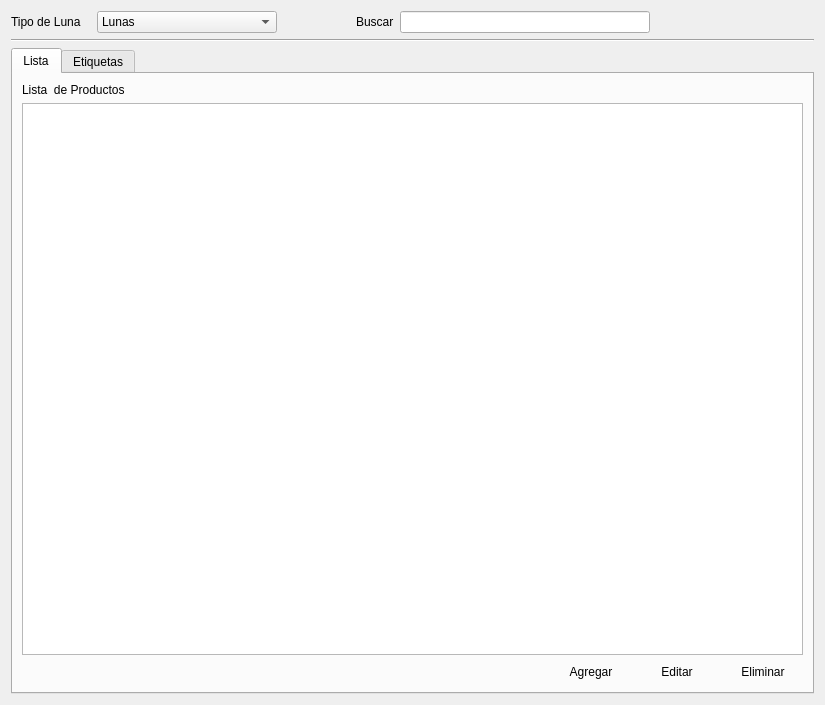
<?xml version="1.0" encoding="UTF-8"?>
<ui version="4.0">
 <class>ui_producto</class>
 <widget class="QWidget" name="ui_producto">
  <property name="geometry">
   <rect>
    <x>0</x>
    <y>0</y>
    <width>825</width>
    <height>705</height>
   </rect>
  </property>
  <property name="windowTitle">
   <string>Form</string>
  </property>
  <layout class="QGridLayout" name="gridLayout_21">
   <item row="1" column="0">
    <widget class="Line" name="line_2">
     <property name="orientation">
      <enum>Qt::Horizontal</enum>
     </property>
    </widget>
   </item>
   <item row="0" column="0">
    <layout class="QGridLayout" name="gridLayout_15">
     <item row="0" column="4">
      <spacer name="horizontalSpacer_8">
       <property name="orientation">
        <enum>Qt::Horizontal</enum>
       </property>
       <property name="sizeHint" stdset="0">
        <size>
         <width>40</width>
         <height>20</height>
        </size>
       </property>
      </spacer>
     </item>
     <item row="0" column="2">
      <spacer name="horizontalSpacer_7">
       <property name="orientation">
        <enum>Qt::Horizontal</enum>
       </property>
       <property name="sizeHint" stdset="0">
        <size>
         <width>11</width>
         <height>11</height>
        </size>
       </property>
      </spacer>
     </item>
     <item row="0" column="1">
      <widget class="QComboBox" name="comboBox_tipoProducto">
       <property name="minimumSize">
        <size>
         <width>180</width>
         <height>0</height>
        </size>
       </property>
       <item>
        <property name="text">
         <string>Lunas</string>
        </property>
       </item>
       <item>
        <property name="text">
         <string>Monturas</string>
        </property>
       </item>
       <item>
        <property name="text">
         <string>Lentes de Contacto</string>
        </property>
       </item>
       <item>
        <property name="text">
         <string>Otros</string>
        </property>
       </item>
      </widget>
     </item>
     <item row="0" column="0">
      <widget class="QLabel" name="label_5">
       <property name="text">
        <string>Tipo de Luna   </string>
       </property>
      </widget>
     </item>
     <item row="0" column="3">
      <layout class="QGridLayout" name="gridLayout_16">
       <item row="0" column="0">
        <widget class="QLabel" name="label_4">
         <property name="text">
          <string>Buscar</string>
         </property>
        </widget>
       </item>
       <item row="0" column="1">
        <widget class="QLineEdit" name="lineEdit_buscar">
         <property name="minimumSize">
          <size>
           <width>250</width>
           <height>0</height>
          </size>
         </property>
         <property name="maximumSize">
          <size>
           <width>250</width>
           <height>16777215</height>
          </size>
         </property>
        </widget>
       </item>
       <item row="0" column="2">
        <widget class="QPushButton" name="pushButton_buscar">
         <property name="sizePolicy">
          <sizepolicy hsizetype="Minimum" vsizetype="Fixed">
           <horstretch>0</horstretch>
           <verstretch>0</verstretch>
          </sizepolicy>
         </property>
         <property name="text">
          <string/>
         </property>
         <property name="icon">
          <iconset resource="../Icons/Icons.qrc">
           <normaloff>:/Icons/1349716430_zoom.png</normaloff>:/Icons/1349716430_zoom.png</iconset>
         </property>
         <property name="flat">
          <bool>true</bool>
         </property>
        </widget>
       </item>
       <item row="0" column="3">
        <widget class="QPushButton" name="pushButton_busquedaAvanzada">
         <property name="text">
          <string/>
         </property>
         <property name="icon">
          <iconset resource="../Icons/Icons.qrc">
           <normaloff>:/Icons/1349716435_cog.png</normaloff>:/Icons/1349716435_cog.png</iconset>
         </property>
         <property name="flat">
          <bool>true</bool>
         </property>
        </widget>
       </item>
      </layout>
     </item>
    </layout>
   </item>
   <item row="2" column="0">
    <widget class="QTabWidget" name="tabWidget">
     <property name="currentIndex">
      <number>0</number>
     </property>
     <widget class="QWidget" name="Tab1_2">
      <attribute name="title">
       <string>Lista</string>
      </attribute>
      <layout class="QGridLayout" name="gridLayout_17">
       <item row="1" column="0">
        <widget class="QTableView" name="tableView_productos">
         <property name="selectionMode">
          <enum>QAbstractItemView::SingleSelection</enum>
         </property>
         <property name="selectionBehavior">
          <enum>QAbstractItemView::SelectRows</enum>
         </property>
         <attribute name="horizontalHeaderDefaultSectionSize">
          <number>130</number>
         </attribute>
        </widget>
       </item>
       <item row="2" column="0">
        <layout class="QGridLayout" name="gridLayout_4">
         <item row="0" column="2">
          <widget class="QPushButton" name="pushButton_editar">
           <property name="sizePolicy">
            <sizepolicy hsizetype="Fixed" vsizetype="Fixed">
             <horstretch>0</horstretch>
             <verstretch>0</verstretch>
            </sizepolicy>
           </property>
           <property name="text">
            <string>Editar</string>
           </property>
           <property name="icon">
            <iconset resource="../Icons/Icons.qrc">
             <normaloff>:/Icons/1349716425_doc_edit.png</normaloff>:/Icons/1349716425_doc_edit.png</iconset>
           </property>
           <property name="shortcut">
            <string>Ctrl+E</string>
           </property>
           <property name="flat">
            <bool>true</bool>
           </property>
          </widget>
         </item>
         <item row="0" column="3">
          <widget class="QPushButton" name="pushButton_eliminar">
           <property name="sizePolicy">
            <sizepolicy hsizetype="Fixed" vsizetype="Fixed">
             <horstretch>0</horstretch>
             <verstretch>0</verstretch>
            </sizepolicy>
           </property>
           <property name="text">
            <string>Eliminar</string>
           </property>
           <property name="icon">
            <iconset resource="../Icons/Icons.qrc">
             <normaloff>:/Icons/1349716432_round_minus.png</normaloff>:/Icons/1349716432_round_minus.png</iconset>
           </property>
           <property name="shortcut">
            <string>Del</string>
           </property>
           <property name="flat">
            <bool>true</bool>
           </property>
          </widget>
         </item>
         <item row="0" column="0">
          <spacer name="horizontalSpacer_3">
           <property name="orientation">
            <enum>Qt::Horizontal</enum>
           </property>
           <property name="sizeHint" stdset="0">
            <size>
             <width>40</width>
             <height>20</height>
            </size>
           </property>
          </spacer>
         </item>
         <item row="0" column="1">
          <widget class="QPushButton" name="pushButton_agregar_2">
           <property name="text">
            <string>Agregar</string>
           </property>
           <property name="icon">
            <iconset resource="../Icons/Icons.qrc">
             <normaloff>:/Icons/1349716423_sq_plus.png</normaloff>:/Icons/1349716423_sq_plus.png</iconset>
           </property>
           <property name="shortcut">
            <string>Ctrl+N</string>
           </property>
           <property name="flat">
            <bool>true</bool>
           </property>
          </widget>
         </item>
        </layout>
       </item>
       <item row="0" column="0">
        <widget class="QLabel" name="label_6">
         <property name="sizePolicy">
          <sizepolicy hsizetype="Fixed" vsizetype="Preferred">
           <horstretch>0</horstretch>
           <verstretch>0</verstretch>
          </sizepolicy>
         </property>
         <property name="text">
          <string>Lista  de Productos</string>
         </property>
        </widget>
       </item>
      </layout>
     </widget>
     <widget class="QWidget" name="tab">
      <attribute name="title">
       <string>Etiquetas</string>
      </attribute>
      <widget class="QPushButton" name="pushButton_siguiente">
       <property name="enabled">
        <bool>false</bool>
       </property>
       <property name="geometry">
        <rect>
         <x>871</x>
         <y>31</y>
         <width>51</width>
         <height>27</height>
        </rect>
       </property>
       <property name="text">
        <string>&gt;&gt;</string>
       </property>
      </widget>
      <widget class="QLineEdit" name="lineEdit_pag">
       <property name="enabled">
        <bool>false</bool>
       </property>
       <property name="geometry">
        <rect>
         <x>661</x>
         <y>31</y>
         <width>51</width>
         <height>27</height>
        </rect>
       </property>
       <property name="text">
        <string>0/0</string>
       </property>
       <property name="echoMode">
        <enum>QLineEdit::Normal</enum>
       </property>
       <property name="alignment">
        <set>Qt::AlignCenter</set>
       </property>
       <property name="readOnly">
        <bool>true</bool>
       </property>
      </widget>
      <widget class="QLabel" name="draw_label">
       <property name="geometry">
        <rect>
         <x>661</x>
         <y>61</y>
         <width>315</width>
         <height>445</height>
        </rect>
       </property>
       <property name="frameShape">
        <enum>QFrame::WinPanel</enum>
       </property>
       <property name="text">
        <string/>
       </property>
      </widget>
      <widget class="QPushButton" name="pushButton_anterior">
       <property name="enabled">
        <bool>false</bool>
       </property>
       <property name="geometry">
        <rect>
         <x>811</x>
         <y>31</y>
         <width>51</width>
         <height>27</height>
        </rect>
       </property>
       <property name="text">
        <string>&lt;&lt;</string>
       </property>
      </widget>
      <widget class="QWidget" name="layoutWidget">
       <property name="geometry">
        <rect>
         <x>5</x>
         <y>13</y>
         <width>511</width>
         <height>591</height>
        </rect>
       </property>
       <layout class="QGridLayout" name="gridLayout_20">
        <item row="1" column="0">
         <layout class="QHBoxLayout" name="horizontalLayout">
          <item>
           <spacer name="horizontalSpacer_9">
            <property name="orientation">
             <enum>Qt::Horizontal</enum>
            </property>
            <property name="sizeHint" stdset="0">
             <size>
              <width>40</width>
              <height>20</height>
             </size>
            </property>
           </spacer>
          </item>
          <item>
           <widget class="QPushButton" name="pushButton_previsualizar">
            <property name="sizePolicy">
             <sizepolicy hsizetype="Fixed" vsizetype="Fixed">
              <horstretch>0</horstretch>
              <verstretch>0</verstretch>
             </sizepolicy>
            </property>
            <property name="text">
             <string>Previsualizar</string>
            </property>
            <property name="icon">
             <iconset resource="../Icons/Icons.qrc">
              <normaloff>:/Icons/1349716430_zoom.png</normaloff>:/Icons/1349716430_zoom.png</iconset>
            </property>
            <property name="shortcut">
             <string>Ctrl+Alt+P</string>
            </property>
            <property name="flat">
             <bool>true</bool>
            </property>
           </widget>
          </item>
          <item>
           <widget class="QPushButton" name="pushButton_imprimir">
            <property name="sizePolicy">
             <sizepolicy hsizetype="Fixed" vsizetype="Fixed">
              <horstretch>0</horstretch>
              <verstretch>0</verstretch>
             </sizepolicy>
            </property>
            <property name="text">
             <string>Imprimir</string>
            </property>
            <property name="icon">
             <iconset resource="../Icons/Icons.qrc">
              <normaloff>:/Icons/1349716426_print.png</normaloff>:/Icons/1349716426_print.png</iconset>
            </property>
            <property name="shortcut">
             <string>Ctrl+P</string>
            </property>
            <property name="flat">
             <bool>true</bool>
            </property>
           </widget>
          </item>
         </layout>
        </item>
        <item row="0" column="0">
         <layout class="QGridLayout" name="gridLayout_22">
          <item row="1" column="0">
           <widget class="QTableWidget" name="tableView_etiquetas">
            <property name="editTriggers">
             <set>QAbstractItemView::NoEditTriggers</set>
            </property>
            <property name="selectionMode">
             <enum>QAbstractItemView::SingleSelection</enum>
            </property>
            <property name="selectionBehavior">
             <enum>QAbstractItemView::SelectRows</enum>
            </property>
            <column>
             <property name="text">
              <string>Codigo</string>
             </property>
            </column>
            <column>
             <property name="text">
              <string>Color</string>
             </property>
            </column>
            <column>
             <property name="text">
              <string>Calidad</string>
             </property>
            </column>
            <column>
             <property name="text">
              <string>Ubicación</string>
             </property>
            </column>
            <column>
             <property name="text">
              <string>Precio</string>
             </property>
            </column>
           </widget>
          </item>
          <item row="0" column="0">
           <widget class="QLabel" name="label_7">
            <property name="sizePolicy">
             <sizepolicy hsizetype="Fixed" vsizetype="Preferred">
              <horstretch>0</horstretch>
              <verstretch>0</verstretch>
             </sizepolicy>
            </property>
            <property name="text">
             <string>Lista  de Productos a Etiquetar:</string>
            </property>
           </widget>
          </item>
         </layout>
        </item>
       </layout>
      </widget>
      <zorder>lineEdit_pag</zorder>
      <zorder>draw_label</zorder>
      <zorder>pushButton_anterior</zorder>
      <zorder>layoutWidget</zorder>
      <zorder>pushButton_siguiente</zorder>
     </widget>
    </widget>
   </item>
  </layout>
 </widget>
 <resources>
  <include location="../Icons/Icons.qrc"/>
 </resources>
 <connections/>
</ui>
